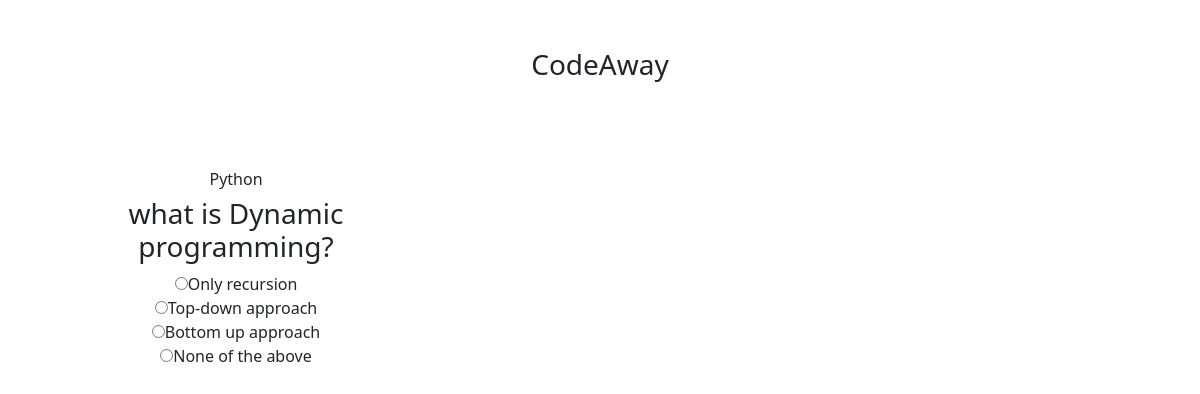
/first/get_quiz, run on an earlier commit of the app's database.
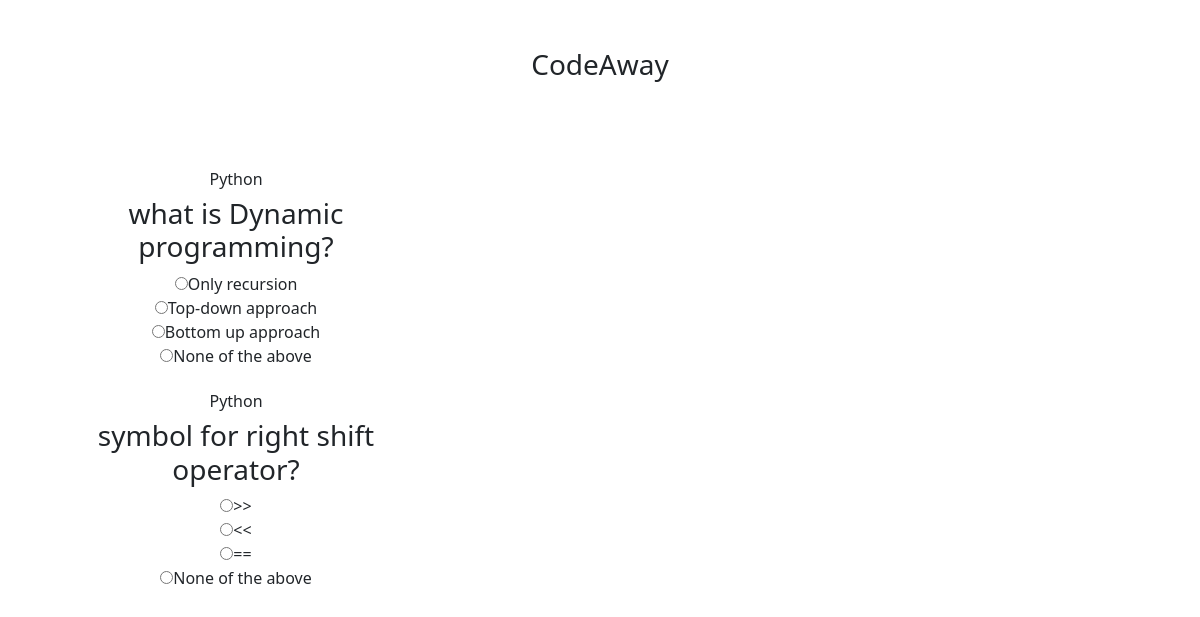
And on a later commit of the database.
### first/models.py (models this page shows, shortened)
class BaseModels(models.Model):
    uid = models.UUIDField(primary_key=True,default = uuid.uuid4)
    created_at = models.DateField(auto_now=True )
    updated_at=models.DateField(auto_now=True)
    class Meta:
        abstract = True

class Category(BaseModels):
    category_name = models.CharField(max_length =100)

class Question(BaseModels):
    category = models.ForeignKey(Category,related_name = "category",on_delete = models.CASCADE)
    question = models.CharField(max_length=100)
    marks = models.IntegerField(default = 5)
    def get_answer(self):
        return self.question_answer.all()

class Answer(BaseModels):
    question = models.ForeignKey(Question,related_name="question_answer",on_delete = models.CASCADE)
    text = models.CharField(max_length=100)
    is_correct = models.BooleanField(default = False)
    def __str__(self) :
        return (self.text).capitalize()

### first/views.py (the view)
# urls.py: path('get_quiz',views.get_quiz,name ='get_quiz'),
def get_quiz(request):
        question_obj = list(Question.objects.all())
        data =[]
        for question in question_obj:
            data.append( {
                'category' : question.category.category_name,
                'question' :  question.question,
                'marks'   : question.marks,
                'answers' : question.get_answer(),
            })
        return render(request,"first/test2.html",{"data":data,})

### first/templates/first/test2.html (shortened to what this page needs)
{% load static %}
<!doctype html>
<html lang="en" data-bs-theme="auto">
  <head>
    <link href="{% static 'first/bootstrap.min.css' %}" rel="stylesheet">
    <link href="{% static 'first/test.css' %}" rel="stylesheet">
  </head>
  <body>
  <header data-bs-theme="dark">
    <h3 style="text-align: center;">CodeAway</h3>
    <p>&nbsp;</p>
    <p>&nbsp; </p>
  </header>
  <div class="container marketing">
    <div class="row">
      <div class="col-lg-4">
       <ul>
         <form>
              {% for dat in data %}
                 <h6>{{dat.category}}</h6>
                 <h3>{{dat.question}}</h3>
                 {% for answer in dat.answers %}
                    <input type="radio" name ="ship[{{dat.answers}}]" >{{answer}}
                    <br>
                 {%endfor%}
                 <br>
              {%endfor%}
            </form>
       </ul>
      </div>
    </div>
  </div>
  </body>
</html>

### first/static/first/test.css (style rules this page uses)
body { padding-top: 3rem; padding-bottom: 3rem; color: rgb(var(--bs-tertiary-color-rgb)); }
.col-lg-4 { margin-bottom: 1.5rem; text-align: center; }
input[type = radio] ,[type = checkbox] { transform: scale(1); margin-right: }

What changed in the data, as far as the page shows it:
added Question: question "symbol for right shift operator?"
added Answer: text ">>", shown under "Python"
added Answer: text "<<", shown under "Python"
added Answer: text "==", shown under "Python"
added Answer: text "None of the above", shown under "Python"
Also different on the page:
new list line: "Python"
